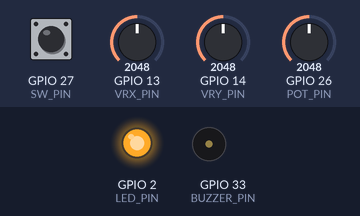
Simulated run of this program. Board: ESP32. On the bench: output pins drawn as LEDs (lit = HIGH), buzzer (waves = sounding). The inputs (shaded band) are chosen by the test bench; at power-on: GPIO 13 (VRX_PIN) = 2048, GPIO 14 (VRY_PIN) = 2048, GPIO 26 (POT_PIN) = 2048, GPIO 27 (SW_PIN) HIGH. EEPROM starts erased; nothing arrives over Bluetooth unless stated; a phone connects over Bluetooth LE 3 s after start; what the program prints to the serial monitor is not drawn.

Above: at 2.1 s.
At 19.1 s:
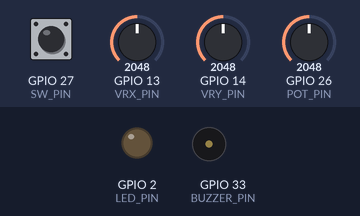
Timing chart, 0 to 22.9 s (numbered marks = the images above):
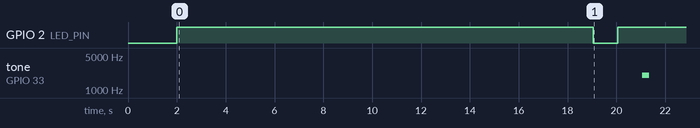

The program:

main.cpp
```cpp
#include <Arduino.h>
#include <Preferences.h>
#include <BLEDevice.h>
#include <BLEServer.h>
#include <BLEUtils.h>
#include <BLE2902.h>

#define VRX_PIN    13
#define VRY_PIN    14
#define SW_PIN     27
#define POT_PIN    26
#define BUZZER_PIN 33
#define LED_PIN    2   // onboard blue LED

// Buzzer PWM — low duty cycle = quiet
#define BUZZER_CHANNEL 0
#define BUZZER_FREQ    2000
#define BUZZER_RES     8
#define BUZZER_DUTY    25   // ~10% duty

#define SERVICE_UUID        "12345678-1234-1234-1234-123456789abc"
#define CHARACTERISTIC_UUID "abcd1234-ab12-ab12-ab12-abcdef123456"
#define COMMAND_UUID        "abcd1234-ab12-ab12-ab12-abcdef123457"

Preferences prefs;
BLEServer* pServer = nullptr;
BLECharacteristic* pCharacteristic = nullptr;
bool deviceConnected = false;

int xCenter, yCenter, xMin, xMax, yMin, yMax;
float xFiltered, yFiltered;
const float ALPHA = 0.2;

// =============================================================
// LED state machine (non-blocking)
// =============================================================
// Patterns: alternating ON/OFF durations in ms.
// Phase 0 always starts ON. Solid = count of 0 (no blinking).

enum LedState {
  LED_ADVERTISING,   // slow pulse      — waiting for connection
  LED_CONNECTED,     // solid on        — connected, idle
  LED_SCROLLING,     // fast blink      — scroll mode active
  LED_DWELL,         // double blink    — dwell countdown
  LED_CALIBRATING    // rapid flicker   — calibration in progress
};

const uint16_t PAT_ADVERTISING[]  = {1000, 1000};          // slow pulse
const uint16_t PAT_SCROLLING[]    = {100,  100};            // fast blink
const uint16_t PAT_DWELL[]        = {100,  100, 100, 500};  // double blink
const uint16_t PAT_CALIBRATING[]  = {50,   50};             // rapid flicker

struct LedPattern { const uint16_t* phases; uint8_t count; };

const LedPattern PATTERNS[] = {
  {PAT_ADVERTISING, 2},  // LED_ADVERTISING
  {nullptr,         0},  // LED_CONNECTED  (solid — no pattern)
  {PAT_SCROLLING,   2},  // LED_SCROLLING
  {PAT_DWELL,       4},  // LED_DWELL
  {PAT_CALIBRATING, 2},  // LED_CALIBRATING
};

LedState          ledState      = LED_ADVERTISING;
uint8_t           ledPhase      = 0;
unsigned long     ledLastChange = 0;

void setLedState(LedState state) {
  ledState      = state;
  ledPhase      = 0;
  ledLastChange = millis();
  // all patterns start ON; solid connected also starts ON
  digitalWrite(LED_PIN, HIGH);
}

void updateLED() {
  const LedPattern& pat = PATTERNS[ledState];
  if (pat.count == 0) return;  // solid — nothing to do

  if (millis() - ledLastChange >= pat.phases[ledPhase]) {
    ledPhase      = (ledPhase + 1) % pat.count;
    ledLastChange = millis();
    digitalWrite(LED_PIN, (ledPhase % 2 == 0) ? HIGH : LOW);
  }
}

// =============================================================
// Buzzer helpers
// =============================================================
void buzzerOn()   { ledcWrite(BUZZER_CHANNEL, BUZZER_DUTY); }
void buzzerOff()  { ledcWrite(BUZZER_CHANNEL, 0); }

void beepShort()  { buzzerOn(); delay(50);  buzzerOff(); }
void beepLong()   { buzzerOn(); delay(300); buzzerOff(); }
void beepDouble() { beepShort(); delay(60); beepShort(); }
void beepTriple() { beepShort(); delay(60); beepShort(); delay(60); beepShort(); }

// =============================================================
// BLE command characteristic — Python writes commands here
// =============================================================
class CommandCallbacks : public BLECharacteristicCallbacks {
  void onWrite(BLECharacteristic* pChar) {
    std::string val = pChar->getValue();
    if (val.length() == 0) return;
    switch (val[0]) {
      case '1': beepShort();                              break; // click
      case '2': beepDouble();                             break; // profile switch
      case '3': setLedState(LED_SCROLLING);               break; // scroll on
      case '4': setLedState(LED_CONNECTED);               break; // scroll off
      case '5': setLedState(LED_DWELL);                   break; // dwell countdown
      case '6': setLedState(LED_CONNECTED);               break; // dwell reset
    }
  }
};

// =============================================================
// BLE connection callbacks
// =============================================================
class ServerCallbacks : public BLEServerCallbacks {
  void onConnect(BLEServer* pServer) {
    deviceConnected = true;
    Serial.println("Client connected!");
    setLedState(LED_CONNECTED);
    beepLong();
  }
  void onDisconnect(BLEServer* pServer) {
    deviceConnected = false;
    Serial.println("Client disconnected — restarting advertising...");
    setLedState(LED_ADVERTISING);
    beepTriple();
    pServer->startAdvertising();
  }
};

// =============================================================
// Calibration
// =============================================================
void calibrate() {
  setLedState(LED_CALIBRATING);
  Serial.println("=== CALIBRATION MODE ===");
  Serial.println("Step 1: Leave joystick centered...");

  for (int i = 3; i > 0; i--) {
    Serial.printf("%d...\n", i);
    delay(1000);
  }

  long xSum = 0, ySum = 0;
  for (int i = 0; i < 100; i++) {
    xSum += analogRead(VRX_PIN);
    ySum += analogRead(VRY_PIN);
    delay(10);
  }
  xCenter   = xSum / 100;
  yCenter   = ySum / 100;
  xFiltered = xCenter;
  yFiltered = yCenter;
  Serial.printf("Center captured! X=%d Y=%d\n", xCenter, yCenter);

  Serial.println("Step 2: Move joystick to ALL extremes (up, down, left, right, corners)...");
  for (int i = 6; i > 0; i--) {
    Serial.printf("%d seconds remaining...\n", i);
    delay(1000);
  }

  xMin = xCenter; xMax = xCenter;
  yMin = yCenter; yMax = yCenter;

  unsigned long start = millis();
  while (millis() - start < 6000) {
    int x = analogRead(VRX_PIN);
    int y = analogRead(VRY_PIN);
    if (x < xMin) xMin = x;
    if (x > xMax) xMax = x;
    if (y < yMin) yMin = y;
    if (y > yMax) yMax = y;
    delay(10);
  }

  prefs.begin("driftguard", false);
  prefs.putInt("xCenter", xCenter);
  prefs.putInt("yCenter", yCenter);
  prefs.putInt("xMin",    xMin);
  prefs.putInt("xMax",    xMax);
  prefs.putInt("yMin",    yMin);
  prefs.putInt("yMax",    yMax);
  prefs.putBool("calibrated", true);
  prefs.end();

  Serial.println("=== CALIBRATION SAVED ===");
  Serial.printf("X: center=%d min=%d max=%d\n", xCenter, xMin, xMax);
  Serial.printf("Y: center=%d min=%d max=%d\n", yCenter, yMin, yMax);
  Serial.println("=== STARTING NORMAL OPERATION ===");

  setLedState(LED_ADVERTISING);
}

void loadCalibration() {
  prefs.begin("driftguard", true);
  xCenter = prefs.getInt("xCenter", 2048);
  yCenter = prefs.getInt("yCenter", 2048);
  xMin    = prefs.getInt("xMin",    0);
  xMax    = prefs.getInt("xMax",    4095);
  yMin    = prefs.getInt("yMin",    0);
  yMax    = prefs.getInt("yMax",    4095);
  prefs.end();

  xFiltered = xCenter;
  yFiltered = yCenter;

  Serial.println("=== CALIBRATION LOADED ===");
  Serial.printf("X: center=%d min=%d max=%d\n", xCenter, xMin, xMax);
  Serial.printf("Y: center=%d min=%d max=%d\n", yCenter, yMin, yMax);
}

// =============================================================
// BLE setup
// =============================================================
void setupBLE() {
  BLEDevice::init("DriftGuard");
  pServer = BLEDevice::createServer();
  pServer->setCallbacks(new ServerCallbacks());

  BLEService* pService = pServer->createService(SERVICE_UUID);

  pCharacteristic = pService->createCharacteristic(
    CHARACTERISTIC_UUID,
    BLECharacteristic::PROPERTY_NOTIFY
  );
  pCharacteristic->addDescriptor(new BLE2902());

  BLECharacteristic* pCommand = pService->createCharacteristic(
    COMMAND_UUID,
    BLECharacteristic::PROPERTY_WRITE
  );
  pCommand->setCallbacks(new CommandCallbacks());

  pService->start();

  BLEAdvertising* pAdvertising = BLEDevice::getAdvertising();
  pAdvertising->addServiceUUID(SERVICE_UUID);
  pAdvertising->start();
  Serial.println("BLE advertising as 'DriftGuard' — waiting for connection...");
}

// =============================================================
// Setup
// =============================================================
void setup() {
  Serial.begin(115200);
  delay(2000);

  pinMode(SW_PIN, INPUT_PULLUP);
  pinMode(LED_PIN, OUTPUT);
  analogSetAttenuation(ADC_11db);

  ledcSetup(BUZZER_CHANNEL, BUZZER_FREQ, BUZZER_RES);
  ledcAttachPin(BUZZER_PIN, BUZZER_CHANNEL);

  setLedState(LED_ADVERTISING);

  prefs.begin("driftguard", true);
  bool calibrated = prefs.getBool("calibrated", false);
  prefs.end();

  if (!calibrated) {
    Serial.println("No calibration found — running calibration...");
    calibrate();
  } else if (digitalRead(SW_PIN) == LOW) {
    Serial.println("Button held — entering calibration mode...");
    calibrate();
  } else {
    loadCalibration();
  }

  Serial.println("Setting up BLE...");
  setupBLE();
}

// =============================================================
// Loop
// =============================================================
void loop() {
  updateLED();

  int rawX = analogRead(VRX_PIN);
  int rawY = analogRead(VRY_PIN);
  int btn  = digitalRead(SW_PIN);
  int sensitivity = map(analogRead(POT_PIN), 0, 4095, 1, 50);

  xFiltered = ALPHA * rawX + (1 - ALPHA) * xFiltered;
  yFiltered = ALPHA * rawY + (1 - ALPHA) * yFiltered;

  int xMapped = constrain(map((int)xFiltered, xMin, xMax, -100, 100), -100, 100);
  int yMapped = constrain(map((int)yFiltered, yMin, yMax, -100, 100), -100, 100);

  if (abs(xMapped) < 20) xMapped = 0;
  if (abs(yMapped) < 25) yMapped = 0;

  if (deviceConnected) {
    char payload[20];
    snprintf(payload, sizeof(payload), "%d,%d,%d,%d", xMapped, yMapped, btn, sensitivity);
    pCharacteristic->setValue((uint8_t*)payload, strlen(payload));
    pCharacteristic->notify();
  }

  Serial.print("X: "); Serial.print(xMapped);
  Serial.print(" | Y: "); Serial.print(yMapped);
  Serial.print(" | BTN: "); Serial.print(btn);
  Serial.print(" | SENS: "); Serial.println(sensitivity);

  delay(10);
}
```

Measured:
- by itself, GPIO 2 (LED_PIN): HIGH → LOW at 19.1 s, → HIGH 1.0 s later
- by itself, tone on GPIO 33 (BUZZER_PIN): silent → 2000 Hz at 21.1 s, → silent 0.30 s later
